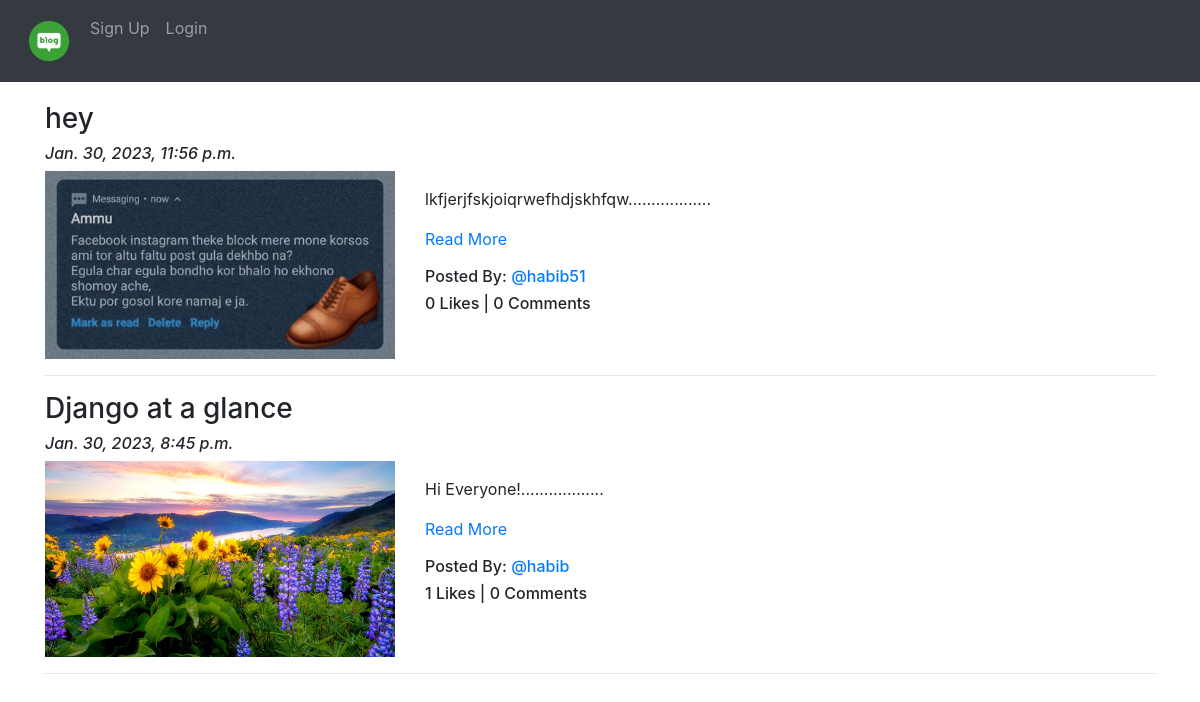
Screenshot of /blog/ with the database file from the repository.
### App_Blog/models.py (models this page shows, shortened)
class Blog(models.Model):
    author = models.ForeignKey(User, on_delete=models.CASCADE, related_name='post_author')
    blog_title = models.CharField(max_length=264, verbose_name="Put a Title")
    slug = models.SlugField(max_length=264, unique=True)
    blog_content = models.TextField(verbose_name="What is on your mind?")
    blog_image = models.ImageField(upload_to='blog_images', verbose_name="Image")
    publish_date = models.DateTimeField(auto_now_add=True)
    update_date = models.DateTimeField(auto_now=True)
    class Meta:
        ordering = ['-publish_date', ]

### App_Blog/views.py (the view)
# urls.py: path('', views.BlogList.as_view(), name='blog_list'),
class BlogList(ListView):
    context_object_name = 'blogs'
    model = Blog
    template_name = 'App_Blog/blog_list.html'

### App_Blog/templatetags/custom_filters.py (called while the page is built)
def range_filter(value):
    return value[0:500] + ".................."

### templates/App_Blog/blog_list.html (shortened to what this page needs)
{% extends 'base.html' %}
{% load custom_filters %}
{% block body_block %}
{% for blog in blogs %}
<h3>{{blog.blog_title}}</h3>
<h6><i>{{blog.publish_date}}</i></h6>
<div class="row">
  <div class="col-sm-4">
    <img src="/media/{{blog.blog_image}}" alt="{{blog.blog_title}}" title="{{blog.blog_title}}" width="100%">
  </div>
  <div class="col-sm-8">
    <p>{{blog.blog_content|range_filter|linebreaks}} <a href="{% url 'App_Blog:blog_details' slug=blog.slug %}">Read More</a></p>
    <h6>Posted By: <a href="#">@{{blog.author}}</a></h6>
    <h6>{{blog.liked_blog.count}} Likes | {{blog.blog_comment.count }} Comments </h6>
  </div>
</div>
<hr>
{% endfor %}
{% endblock %}

### templates/base.html (shortened to what this page needs)
<!DOCTYPE html>
{% load static %}
<html lang="en" dir="ltr">
<head>
  <link rel="stylesheet" href="https://maxcdn.bootstrapcdn.com/bootstrap/4.4.1/css/bootstrap.min.css">
  <link href="https://maxcdn.bootstrapcdn.com/font-awesome/4.7.0/css/font-awesome.min.css" rel="stylesheet">
</head>
<body>
  <nav class="navbar navbar-expand-sm bg-dark navbar-dark">
    <ul class="navbar-nav">
      <li class="nav-item active">
        <a class="nav-link" href="{% url 'index' %}"><img src="/media/logo.png" width="50px"></a>
      </li>
      {% if user.is_authenticated %}
      <div class="nav-item dropdown">
        <a class="nav-link dropdown-toggle" href="#" id="navbardrop" data-toggle="dropdown">
          @{{user.username}}
        </a>
        <div class="dropdown-menu">
          <a class="dropdown-item" href="{% url 'App_Blog:create_blog' %}">Write Blog</a>
          <a class="dropdown-item" href="{% url 'App_Blog:my_blogs' %}">My Blogs</a>
          <a class="dropdown-item" href="{% url 'App_Login:profile' %}">Your Profile</a>
          <hr>
          <a class="dropdown-item" href="{% url 'App_Login:logout' %}">Logout</a>
        </div>
      </div>
      {% else %}
      <li class="nav-item">
        <a class="nav-link" href="{% url 'App_Login:signup' %}">Sign Up</a>
      </li>
      <li class="nav-item">
        <a class="nav-link" href="{% url 'App_Login:login' %}">Login</a>
      </li>
      {% endif %}
    </ul>
  </nav>
  <div class="container" style="padding-top:20px">
    {% block body_block %}
    {% endblock %}
  </div>
</body>
</html>

### rows the page displays
Blog: blog_title "hey", publish_date "Jan. 30, 2023, 11:56 p.m.", blog_image (picture), blog_content|range_filter "lkfjerjfskjoiqrwefhdjskhfqw..................", author "habib51", liked_blog.count "0", blog_comment.count "0"
Blog: blog_title "Django at a glance", publish_date "Jan. 30, 2023, 8:45 p.m.", blog_image (picture), blog_content|range_filter "Hi Everyone!..................", author "habib", liked_blog.count "1", blog_comment.count "0"
